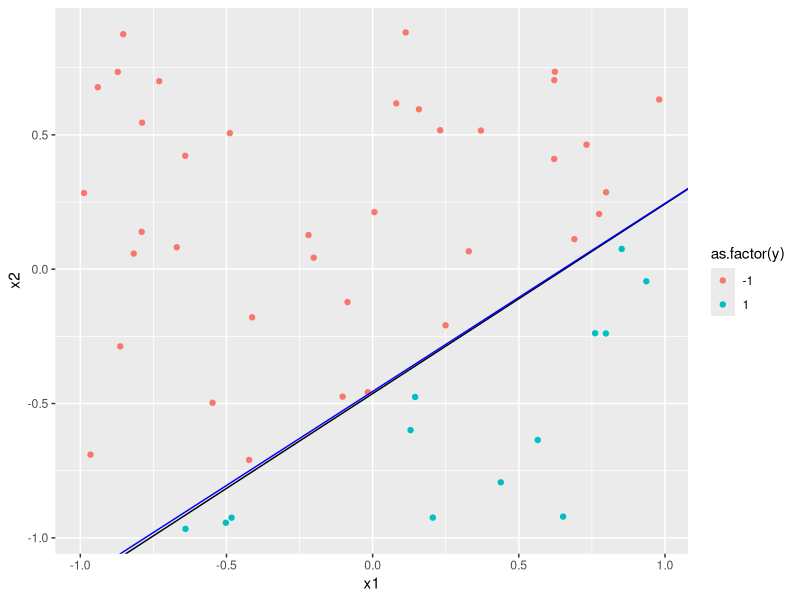

The R source for this figure:
## Load the library
library(ggplot2)

## Function to generate the data
data.generate = function(N = 10, ext = 1){ 
	# Generate the points.
	x1 = runif(N, -ext, ext)
	x2 = runif(N, -ext, ext)
	
	# Draw a random line in the area.
	point = runif(2, -ext, ext)
	point2 = runif(2, -ext, ext)
	slope = (point2[2] - point[2]) / (point2[1] - point[1])
	intercept = point[2] - slope * point[1]
	
	# Assign the dependent values.
	y = as.numeric(x1 * slope + intercept > x2) * 2 - 1
	
	# Return the values.
	data = data.frame(x1,x2,y)
	return(list(data = data,slope = slope, intercept = intercept))
}	

## PLA
PLA = function(generated, max.iter = 10000){
	X = as.matrix(cbind(1, generated$data[c(1,2)]))
	w = c(0,0,0)
	counter = 0
	
	# Iterate to update the weights until converge.
	while(sum(sign(X %*% w) == generated$data$y) != nrow(X)){
		idx = sample(which(sign(X %*% w) !=generated$data$y),1)
		w = w + generated$data$y[idx] * X[idx,]
		counter = counter + 1
		
		# Break the loop if it fails to converge.
		if(counter >= max.iter) break()
	}
	
	# Return the weights as well as the number of iterations.
	return(list(w = w, counter = counter)) 
}

## Decision Boundary
d.b = function(w){
	# Find two points on the desision boundary.
	dbx = runif(2, -1, 1)
	dby = (-w[1]-w[2]*dbx) / w[3]
	db.slope = (dby[2] - dby[1])/(dbx[2] - dbx[1])
	db.intercept = dby[2] - dbx[2]*db.slope
	return(list(db.slope = db.slope, db.intercept = db.intercept))
}

## Out-of-sample error rate. The probability a point is misclassified is equal to the area between the separate line and the decision boundary.
disagree = function(intercept, slope, db.intercept, db.slope, ext = 1, accuracy.level = 2){
	accuracy = 10 ^ accuracy.level
	x1 = x2 = 0:(accuracy) * 2 * ext / accuracy - ext
	disagreement = 0
	
	# Check every point to approximate the area between the 2 lines
	for(i in x1){
	 for(j in x2){
		if((i * slope + intercept > j & i * db.slope + db.intercept <= j)|(i * slope + intercept <= j & i * db.slope + db.intercept > j)) disagreement = disagreement + 1
	 }
	}
	error.rate = disagreement / accuracy^2
	return(error.rate)
}

## One example with N = 50
generated = data.generate(50) 
result = PLA(generated)
DB = d.b(result$w)
error.rate = disagree(generated$intercept, generated$slope, DB$db.intercept, DB$db.slope)
qplot(x1,x2,col= as.factor(y), data = generated$data) + geom_abline(intercept = generated$intercept, slope = generated$slope) + geom_abline(intercept = DB$db.intercept, slope = DB$db.slope, col = "blue")
print(paste("Number of iterations: ", result$counter, "  Out-of-sample error rate: ", error.rate, sep = ""))

## Problem 7 - 10
solve = function(N, run){
	actual.run = 0
	acc.error.rate = 0
	acc.counter = 0
	for(i in 1:run){
		generated = data.generate(N) 
		result = PLA(generated)
		DB = d.b(result$w)
		error.rate = disagree(generated$intercept, generated$slope, DB$db.intercept, DB$db.slope)
		if(result$counter >=10000) next()
		actual.run = actual.run + 1
		acc.error.rate = acc.error.rate + error.rate
		acc.counter = acc.counter + result$counter
	}
	mean.error.rate = acc.error.rate / actual.run
	mean.counter = acc.counter / actual.run
	return(list(mean.error.rate = mean.error.rate, mean.counter = mean.counter))
}

## Run 1000 times with N = 10
solve(10, 1000)

## Run 1000 times with N = 100
solve(100, 1000)
